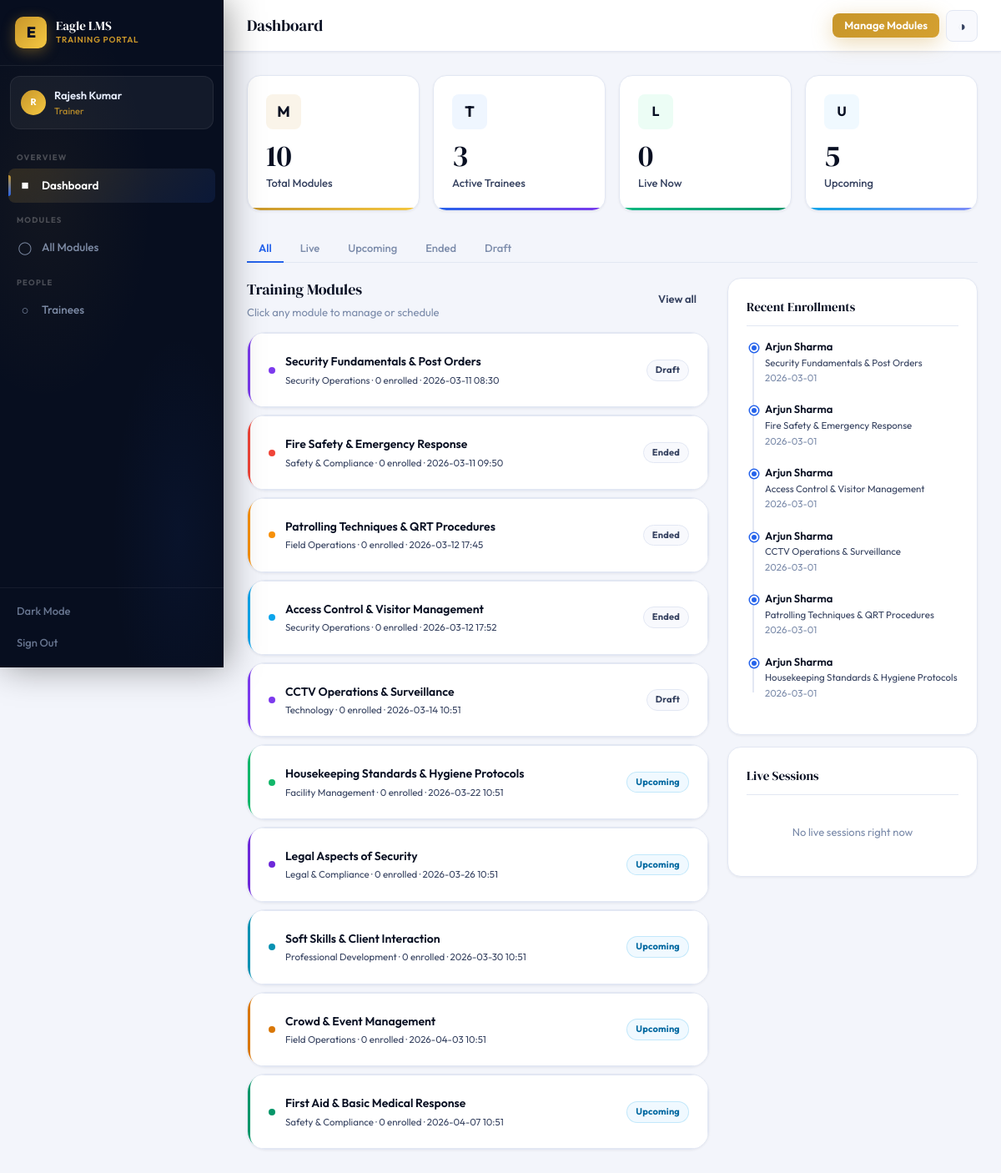
Page /trainer/dashboard (signed in) on the committed database.
### tables this page shows
CREATE TABLE modules(
            id INTEGER PRIMARY KEY AUTOINCREMENT,
            title TEXT NOT NULL, description TEXT, category TEXT,
            trainer_id INTEGER, start_datetime TIMESTAMP, end_datetime TIMESTAMP,
            status TEXT DEFAULT 'draft', is_default BOOLEAN DEFAULT 0,
            color TEXT DEFAULT '#3B5BDB',
            created_at TIMESTAMP DEFAULT CURRENT_TIMESTAMP,
            FOREIGN KEY(trainer_id) REFERENCES users(id));

CREATE TABLE enrollments(
            id INTEGER PRIMARY KEY AUTOINCREMENT,
            module_id INTEGER, trainee_id INTEGER,
            enrolled_at TIMESTAMP DEFAULT CURRENT_TIMESTAMP,
            completed BOOLEAN DEFAULT 0,
            FOREIGN KEY(module_id) REFERENCES modules(id),
            FOREIGN KEY(trainee_id) REFERENCES users(id),
            UNIQUE(module_id,trainee_id));

CREATE TABLE users(
            id INTEGER PRIMARY KEY AUTOINCREMENT,
            name TEXT NOT NULL, email TEXT UNIQUE NOT NULL,
            password TEXT NOT NULL, role TEXT NOT NULL DEFAULT 'trainee',
            phone TEXT, department TEXT,
            created_at TIMESTAMP DEFAULT CURRENT_TIMESTAMP, profile_pic TEXT);

### app.py (the view)
@app.route('/trainer/dashboard')
@trainer_required
def trainer_dashboard():
    db=get_db(); uid=session['user_id']
    now=datetime.datetime.now().isoformat()
    modules=db.execute('SELECT * FROM modules WHERE trainer_id=? ORDER BY start_datetime',(uid,)).fetchall()
    total_trainees=db.execute('SELECT COUNT(*) as c FROM users WHERE role="trainee"').fetchone()['c']
    upcoming=[m for m in modules if m['start_datetime'] and m['start_datetime']>now]
    ongoing=[m for m in modules if m['start_datetime'] and m['end_datetime'] and m['start_datetime']<=now<=m['end_datetime']]
    recent=db.execute('''SELECT u.name,m.title,e.enrolled_at FROM enrollments e
        JOIN users u ON e.trainee_id=u.id JOIN modules m ON e.module_id=m.id
        WHERE m.trainer_id=? ORDER BY e.enrolled_at DESC LIMIT 6''',(uid,)).fetchall()
    mod_stats={}
    for m in modules:
        total_e=db.execute('SELECT COUNT(*) as c FROM enrollments WHERE module_id=?',(m['id'],)).fetchone()['c']
        done_e=db.execute('SELECT COUNT(*) as c FROM enrollments WHERE module_id=? AND completed=1',(m['id'],)).fetchone()['c']
        mod_stats[m['id']]={'total':total_e,'done':done_e}
    return render_template('trainer_dashboard.html',modules=modules,total_trainees=total_trainees,
        total_modules=len(modules),upcoming=len(upcoming),ongoing=len(ongoing),recent=recent,mod_stats=mod_stats,now=now)

### app.py (called while the page is built)
def get_db():
    db = sqlite3.connect(os.path.join(BASE_DIR, 'lms.db'))
    db.row_factory = sqlite3.Row
    return db

def trainer_required(f):
    @wraps(f)
    def d(*a,**kw):
        if 'user_id' not in session or session.get('role')!='trainer': return redirect(url_for('login'))
        return f(*a,**kw)
    return d

@app.context_processor
def inject_globals():
    nc = 0
    if 'user_id' in session:
        nc = get_db().execute('SELECT COUNT(*) as c FROM notifications WHERE user_id=? AND is_read=0',(session['user_id'],)).fetchone()['c']
    return dict(COMPANY=COMPANY, notif_count=nc)

### templates/trainer_dashboard.html (shortened to what this page needs)
{% extends 'base.html' %}
{% block page_title %}Dashboard{% endblock %}
{% block topbar_actions %}
<a href="{{ url_for('trainer_modules') }}" class="btn btn-gold btn-sm">Manage Modules</a>
{% endblock %}
{% block content %}
{% set now_str = now %}
<div class="stat-row">
  <div class="stat-tile st-gold anim-up">
    <div class="st-icon st-i-gold" style="font-size:18px;font-weight:700">M</div>
    <div class="st-num">{{ total_modules }}</div>
    <div class="st-lbl">Total Modules</div>
  </div>
  <div class="stat-tile st-blue anim-up d1">
    <div class="st-icon st-i-blue" style="font-size:18px;font-weight:700">T</div>
    <div class="st-num">{{ total_trainees }}</div>
    <div class="st-lbl">Active Trainees</div>
  </div>
  <div class="stat-tile st-green anim-up d2">
    <div class="st-icon st-i-green" style="font-size:16px;font-weight:700">L</div>
    <div class="st-num">{{ ongoing }}</div>
    <div class="st-lbl">Live Now</div>
  </div>
  <div class="stat-tile st-sky anim-up d3">
    <div class="st-icon st-i-sky" style="font-size:16px;font-weight:700">U</div>
    <div class="st-num">{{ upcoming }}</div>
    <div class="st-lbl">Upcoming</div>
  </div>
</div>
<div style="display:flex;gap:6px;margin-bottom:18px;border-bottom:1px solid var(--border);padding-bottom:0">
  <button class="filter-tab active" onclick="filterModules('all',this)">All</button>
  <button class="filter-tab" onclick="filterModules('live',this)">Live</button>
  <button class="filter-tab" onclick="filterModules('upcoming',this)">Upcoming</button>
  <button class="filter-tab" onclick="filterModules('ended',this)">Ended</button>
  <button class="filter-tab" onclick="filterModules('draft',this)">Draft</button>
</div>
<div style="display:grid;grid-template-columns:1fr 300px;gap:22px;align-items:start">
  <div>
    <div class="sh anim-up d1" style="margin-bottom:14px">
      <div class="sh-left"><div class="sh-title">Training Modules</div><div class="sh-sub">Click any module to manage or schedule</div></div>
      <a href="{{ url_for('trainer_modules') }}" class="btn btn-ghost btn-sm">View all</a>
    </div>
    <div style="display:flex;flex-direction:column;gap:8px" id="module-list">
    {% for m in modules %}
    {% set stats = mod_stats.get(m.id, {}) %}
    {% set is_live = m.start_datetime and m.end_datetime and m.start_datetime <= now_str <= m.end_datetime %}
    {% set is_up = m.start_datetime and m.start_datetime > now_str %}
    {% set is_ended = m.end_datetime and m.end_datetime < now_str and m.status == 'published' %}
    {% set state = 'live' if is_live else ('upcoming' if is_up else ('draft' if m.status == 'draft' else 'ended')) %}
    <a href="{{ url_for('trainer_module_detail', module_id=m.id) }}" class="mod-card anim-up" data-state="{{ state }}" style="animation-delay:{{ loop.index0 * 30 }}ms">
      <div class="card card-p card-hover" style="border-left:3px solid {{ m.color or '#3B5BDB' }}">
        <div class="flex items-c gap-3">
          <div style="width:8px;height:8px;border-radius:50%;background:{{ m.color or '#3B5BDB' }};flex-shrink:0"></div>
          <div style="flex:1;overflow:hidden">
            <div style="font-weight:600;font-size:14px;margin-bottom:2px;overflow:hidden;text-overflow:ellipsis;white-space:nowrap">{{ m.title }}</div>
            <div class="t-xs t-secondary">{{ m.category or 'General' }} &middot; {{ stats.get('trainees',0) }} enrolled
              {% if m.start_datetime %}&middot; {{ m.start_datetime[:16].replace('T',' ') }}{% endif %}
            </div>
          </div>
          <div class="flex gap-2 items-c" style="flex-shrink:0">
            {% if is_live %}<span class="badge b-live badge-dot">Live</span>
            {% elif is_up %}<span class="badge b-sky">Upcoming</span>
            {% elif m.status == 'draft' %}<span class="badge b-neutral">Draft</span>
            {% else %}<span class="badge b-neutral">Ended</span>{% endif %}
          </div>
        </div>
      </div>
    </a>
    {% else %}
    <div class="card card-p">
      <div class="empty"><div class="empty-ico" style="font-size:28px;margin-bottom:10px">—</div><div class="empty-title">No modules yet</div></div>
    </div>
    {% endfor %}
    </div>
  </div>
  <div style="display:flex;flex-direction:column;gap:14px">
    <div class="card card-p anim-r d2">
      <div style="font-family:'DM Serif Display',serif;font-size:15px;margin-bottom:14px;padding-bottom:10px;border-bottom:1px solid var(--border)">Recent Enrollments</div>
      {% if recent %}
      <div class="tl">
        {% for r in recent %}
        <div class="tl-item">
          <div style="font-size:13px;font-weight:600">{{ r.name }}</div>
          <div class="t-xs t-secondary" style="overflow:hidden;text-overflow:ellipsis;white-space:nowrap">{{ r.title }}</div>
          <div class="t-xs t-muted">{{ r.enrolled_at[:10] }}</div>
        </div>
        {% endfor %}
      </div>
      {% else %}
      <div style="text-align:center;padding:20px;color:var(--t3);font-size:13px">No recent enrollments</div>
      {% endif %}
    </div>
    <div class="card card-p anim-r d3">
      <div style="font-family:'DM Serif Display',serif;font-size:15px;margin-bottom:14px;padding-bottom:10px;border-bottom:1px solid var(--border)">Live Sessions</div>
      {% set live_list = [] %}
      {% if live_list %}
      {% for m in live_list %}
      <a href="{{ url_for('trainer_module_detail', module_id=m.id) }}">
        <div style="padding:10px 12px;background:var(--green-bg);border:1px solid rgba(16,185,129,.2);border-radius:var(--r2);margin-bottom:8px">
          <div style="font-size:13px;font-weight:600;margin-bottom:2px">{{ m.title }}</div>
          <div class="t-xs t-secondary">Ends {{ m.end_datetime[:16].replace('T',' ') }}</div>
        </div>
      </a>
      {% endfor %}
      {% else %}
      <div style="text-align:center;padding:20px;color:var(--t3);font-size:13px">No live sessions right now</div>
      {% endif %}
    </div>
  </div>
</div>
{% endblock %}

### templates/trainer_dashboard.html (style rules this page uses)
.filter-tab { background:none;border:none;border-bottom:2px solid transparent;padding:8px 14px;font-size:13px;font-weight:500;color:var(--t3);cursor:pointer;transition:all .15s;margin-bottom:-1px }
.filter-tab.active { color:var(--acc);border-bottom-color:var(--acc);font-weight:600 }

### rows in the picture
modules: title "Security Fundamentals & Post Orders", category "Security Operations", get "0", start_datetime "2026-03-11 08:30", status "Draft"
modules: title "Fire Safety & Emergency Response", category "Safety & Compliance", get "0", start_datetime "2026-03-11 09:50", status "Ended"
modules: title "Patrolling Techniques & QRT Procedures", category "Field Operations", get "0", start_datetime "2026-03-12 17:45", status "Ended"
modules: title "Access Control & Visitor Management", category "Security Operations", get "0", start_datetime "2026-03-12 17:52", status "Ended"
modules: title "CCTV Operations & Surveillance", category "Technology", get "0", start_datetime "2026-03-14 10:51", status "Draft"
modules: title "Housekeeping Standards & Hygiene Protocols", category "Facility Management", get "0", start_datetime "2026-03-22 10:51", shows "Upcoming"
modules: title "Legal Aspects of Security", category "Legal & Compliance", get "0", start_datetime "2026-03-26 10:51", shows "Upcoming"
modules: title "Soft Skills & Client Interaction", category "Professional Development", get "0", start_datetime "2026-03-30 10:51", shows "Upcoming"
modules: title "Crowd & Event Management", category "Field Operations", get "0", start_datetime "2026-04-03 10:51", shows "Upcoming"
modules: title "First Aid & Basic Medical Response", category "Safety & Compliance", get "0", start_datetime "2026-04-07 10:51", shows "Upcoming"
enrollments: name "Arjun Sharma", title "Security Fundamentals & Post Orders", enrolled_at "2026-03-01"
enrollments: name "Arjun Sharma", title "Fire Safety & Emergency Response", enrolled_at "2026-03-01"
enrollments: name "Arjun Sharma", title "Access Control & Visitor Management", enrolled_at "2026-03-01"
enrollments: name "Arjun Sharma", title "CCTV Operations & Surveillance", enrolled_at "2026-03-01"
enrollments: name "Arjun Sharma", title "Patrolling Techniques & QRT Procedures", enrolled_at "2026-03-01"
enrollments: name "Arjun Sharma", title "Housekeeping Standards & Hygiene Protocols", enrolled_at "2026-03-01"

### other values in the picture
{{ session.name[0].upper() }} "R"
{{ session.name }} "Rajesh Kumar"
{{ session.role }} "Trainer"
{{ total_modules }} "10"
{{ total_trainees }} "3"
{{ ongoing }} "0"
{{ upcoming }} "5"
